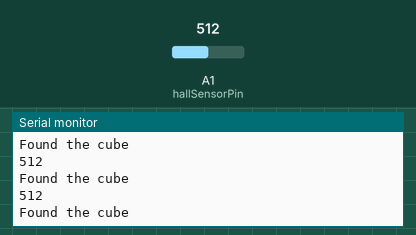
Simulated run of this sketch. Board: Arduino Uno, built with avr-gcc and run on an emulated ATmega328P. Parts: the last lines printed to the serial monitor. The test bench sets the inputs (shaded band); at power-on: A1 (hallSensorPin) = 512.

Above: at 1.2 s.
1.3 s: A1 (hallSensorPin) set to 415
At 2.1 s:
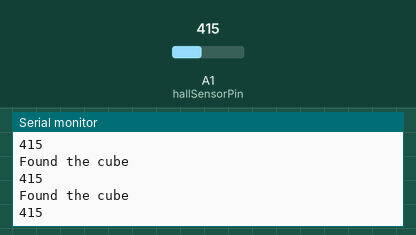
2.8 s: A1 (hallSensorPin) set to 386
At 3.5 s:
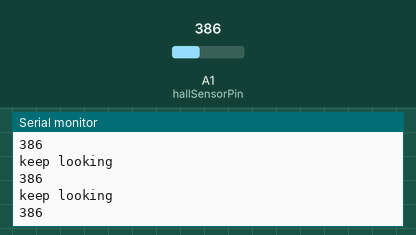
10.4 s: A1 (hallSensorPin) set to 94
At 10.9 s:
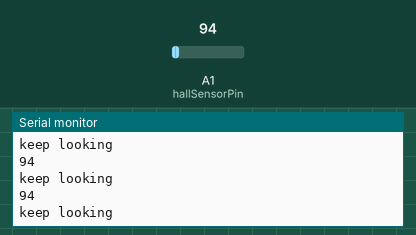
11.9 s: A1 (hallSensorPin) set to 110
At 12.5 s:
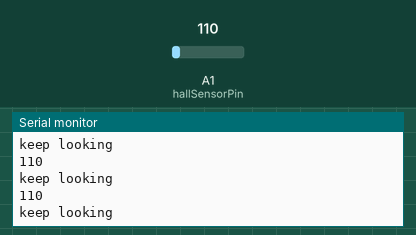
Timing chart, 0 to 14.9 s (numbered marks = the images above; inputs shaded):
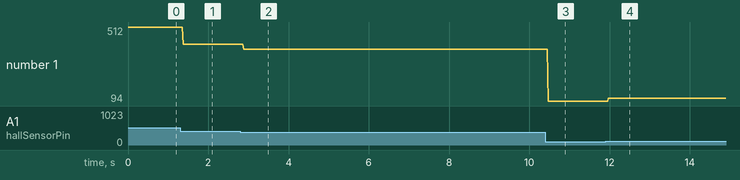

Measured:
- after the input at 1.3 s, the serial monitor: prints a new line after 0.08 s (image 1)
- after the input at 2.8 s, the serial monitor: prints a new line after 0.08 s (image 2)
- after the input at 10.4 s, the serial monitor: prints a new line after 0.07 s (image 3)
- after the input at 11.9 s, the serial monitor: prints a new line after 0.07 s (image 4)
- plotted number 1: 512 → 415 after the input at 1.3 s, 415 → 386 after the input at 2.8 s, 386 → 94 after the input at 10.4 s, 94 → 110 after the input at 11.9 s

The sketch:

Hall_Effect_Sensor.ino
```cpp
//Helllo3
int hallSensorPin=A1;
int state;

void setup() {
  Serial.begin(9600);
  // put your setup code here, to run once:
  pinMode(hallSensorPin,INPUT);
}

void loop() {

  // put your main code here, to run repeatedly:
  state=analogRead(hallSensorPin);
  Serial.println(state);

  if(state>400){
    //IR sensor code
    Serial.println("Found the cube");
  }
  else{
    //ultrasonic code to find the cube
    Serial.println("keep looking");
  }
}
```
